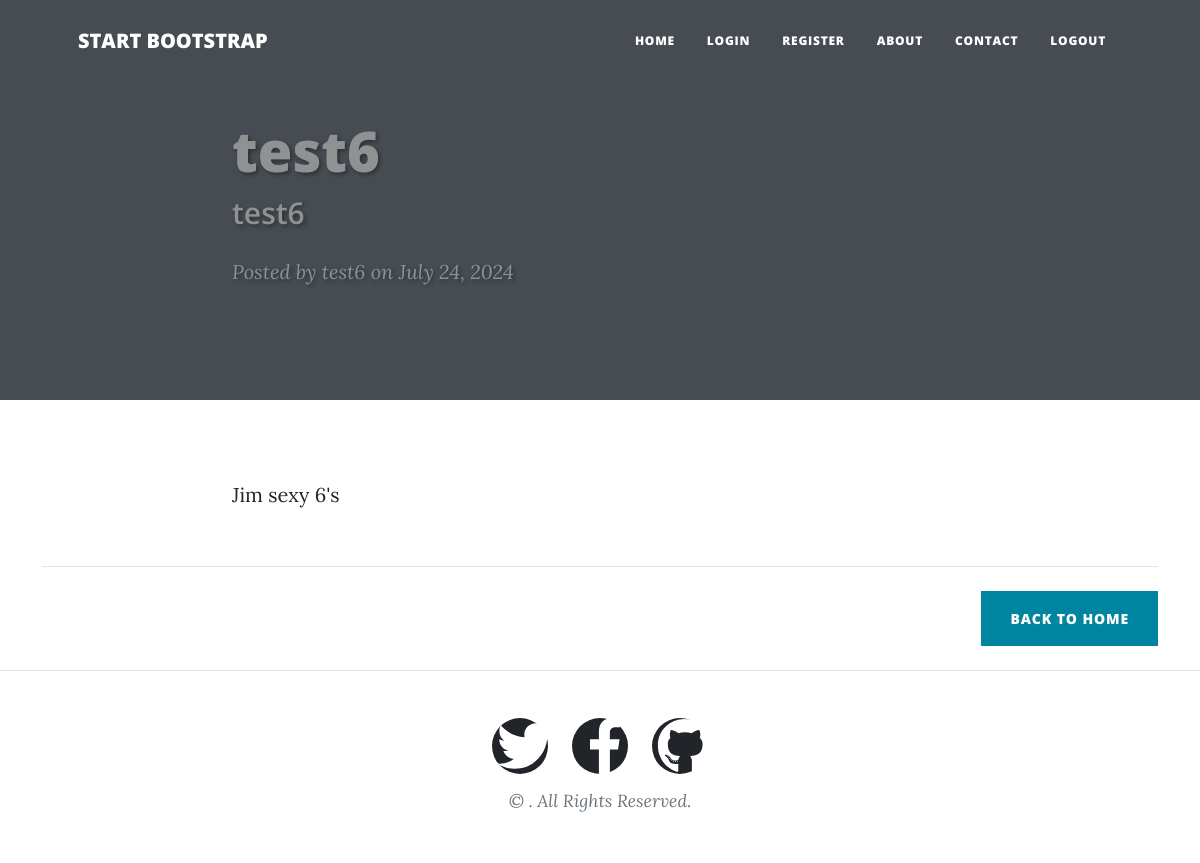
/post/test6, run on the app's committed database.
### main.py (models this page shows)
class BlogPost(db.Model):
    id = db.Column(db.Integer, primary_key=True)
    title = db.Column(db.String(250), unique=True, nullable=False)
    subtitle = db.Column(db.String(250), nullable=False)
    date = db.Column(db.String(250), nullable=False)
    body = db.Column(db.Text, nullable=False)
    author = db.Column(db.String(250), nullable=False)
    img_url = db.Column(db.String(250), nullable=False)

### main.py (the view)
@app.route('/post/<slug>')
def post(slug):
    post = BlogPost.query.filter_by(title=slug).first_or_404()
    return render_template("post.html", post=post)

### templates/post.html (shortened to what this page needs)
<!DOCTYPE html>
<html lang="en">
<head>
    <link href="{{ url_for('static', filename='css/styles.css') }}" rel="stylesheet">
</head>
<body>
    {% include "header.html" %}
    <header class="masthead">
        <div class="container">
            <div class="row">
                <div class="col-lg-8 col-md-10 mx-auto">
                    <div class="post-heading">
                        <h1>{{ post.title }}</h1>
                        {% if post.subtitle %}
                            <h2 class="subheading">{{ post.subtitle }}</h2>
                        {% endif %}
                        <span class="meta">Posted by
                            <a href="#">{{ post.author }}</a>
                            on {{ post.date }}</span>
                    </div>
                </div>
            </div>
        </div>
    </header>
    <main>
        <div class="container">
            <div class="row">
                <div class="col-lg-8 col-md-10 mx-auto">
                    <p>{{ post.body | safe }}</p>
                </div>
            </div>
            <hr class="my-4" />
            <div class="d-flex justify-content-end mb-4">
                <a class="btn btn-primary text-uppercase" href="{{ url_for('home') }}">Back to Home</a>
            </div>
        </div>
    </main>
    {% include "footer.html" %}
</body>
</html>

### data on the page
BlogPost: title "test6", subtitle "test6", author "test6", date "July 24, 2024", body "Jim sexy 6's"
